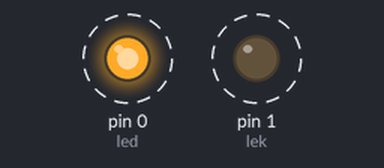
Simulated run of this sketch. Board: Arduino Uno, built with avr-gcc and run on an emulated ATmega328P. Parts: output pins drawn as LEDs (lit = HIGH). Dashed ring = blinking.

Above: at 0.05 s.
Timing chart, 0 to 3.0 s (numbered marks = the images above):
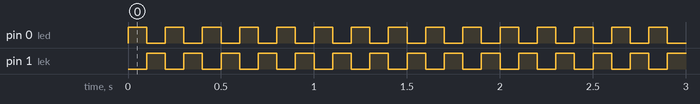

Measured:
- by itself, pin 0 (led), pin 1 (lek): alternates HIGH for 0.10 s and LOW for 0.10 s

The sketch:

Hunter.ino
```cpp
int led = 0;
int lek = 1;

void setup() {
  // put your setup code here, to run once:
    pinMode(led, OUTPUT);
    pinMode(lek, OUTPUT);
}

void loop() {
  // put your main code here, to run repeatedly:
  digitalWrite(led, HIGH);
  digitalWrite(lek, LOW);
   delay(100);
  digitalWrite(lek, HIGH);
  digitalWrite(led, LOW);
   delay(100);
}
```
